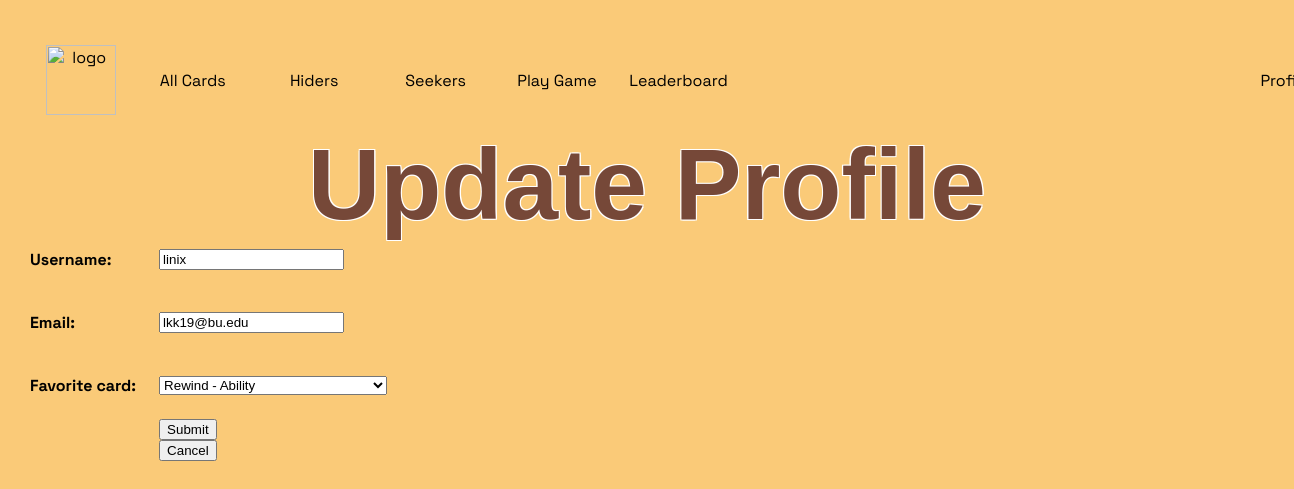
The app's page /update_profile/ (signed in), older data.
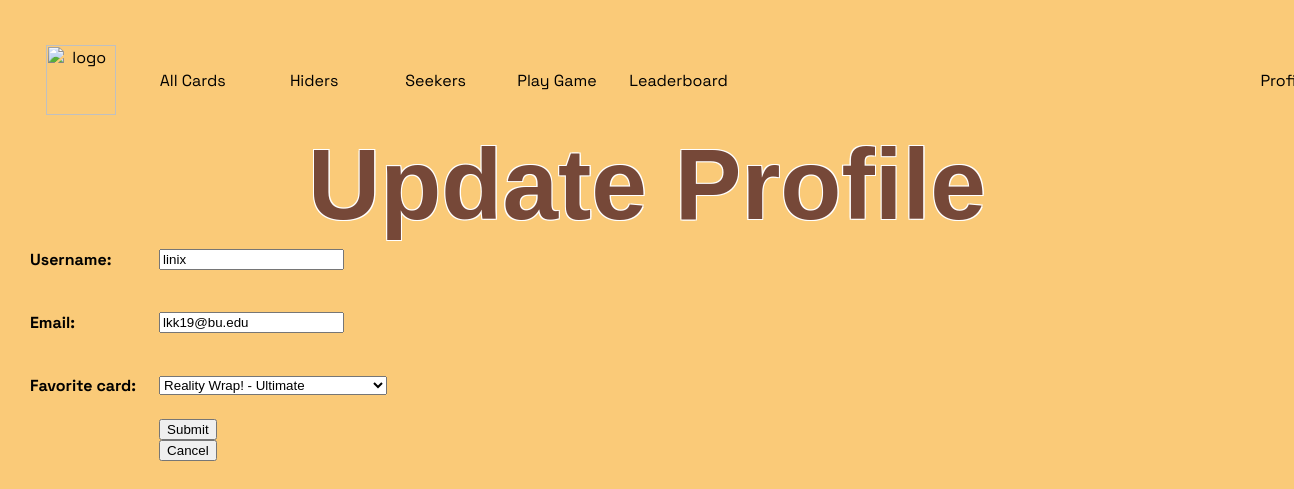
The same page, newer data.
### game/models.py (models this page shows, shortened)
class Profile(models.Model):
    username = models.CharField(max_length=120)
    email = models.EmailField()
    games_played = models.IntegerField(default=0)
    games_won = models.IntegerField(default=0)
    favorite_card = models.ForeignKey('Card', on_delete=models.SET_NULL, null=True, blank=True)
    user = models.OneToOneField(User, on_delete=models.CASCADE)

### game/views.py (the view, shortened to what this page needs)
# urls.py: path(r'update_profile/', views.UpdateProfileView.as_view(), name='update_profile'), # page for updating a profile
class UpdateProfileView(LoginRequiredMixin, UpdateView):
    model = Profile
    form_class = UpdateProfileForm
    template_name = 'game/update_profile_form.html'
    context_object_name = 'profile'
    def get_object(self):
        return Profile.objects.get(user=self.request.user)

### game/forms.py
class UpdateProfileForm(forms.ModelForm):
    class Meta:
        model = Profile
        fields = ['username', 'email', 'favorite_card']

### game/models.py (called while the page is built)
    def __str__(self):
        return f'{self.card_name} - {self.card_type}'

### game/templates/game/update_profile_form.html (shortened to what this page needs)
{% extends 'game/base.html' %}
{% block content %}
    <h1>Update Profile</h1>
    <form method="POST">
        <table>
            {{ form.as_table }}
        <tr>
            <td></td>
            <td>
                <input type="submit" name="Post">
            </form>
            <form action="{% url 'show_profile' profile.pk %}">
                <input type="submit" name="Cancel" value="Cancel">
            </form>
{% endblock %}

Row changes from the older to the newer data that the page shows:
changed Profile "linix": favorite_card "Rewind - Ability" → "Reality Wrap! - Ultimate"
